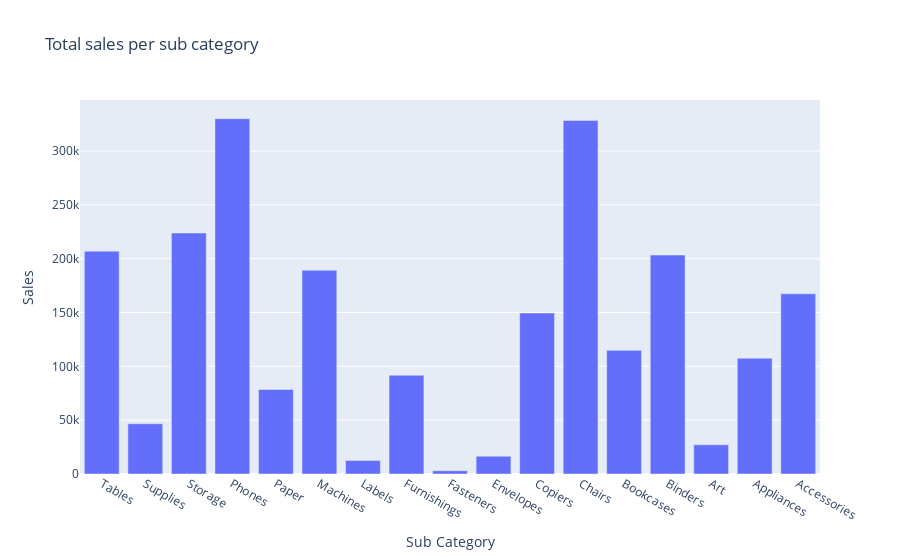

The code cell stored with this chart in its notebook:
### Code cell
fig1 = px.bar(total_sales,
            x='Sub-Category',
            y='Sales',
            labels={'Sub-Category': 'Sub Category'},
             title='Total sales per sub category ')

fig1

### Figure 1 — Plotly figure (JSON) as saved in the notebook; plotly's stock layout.template omitted (floating-point values rounded to 4 significant figures)
{"data": [{"alignmentgroup": "True", "hovertemplate": "Sub Category=%{x}<br>Sales=%{y}<extra></extra>", "legendgroup": "", "marker": {"color": "#636efa", "pattern": {"shape": ""}}, "name": "", "offsetgroup": "", "orientation": "v", "showlegend": false, "textposition": "auto", "type": "bar", "x": ["Tables", "Supplies", "Storage", "Phones", "Paper", "Machines", "Labels", "Furnishings", "Fasteners", "Envelopes", "Copiers", "Chairs", "Bookcases", "Binders", "Art", "Appliances", "Accessories"], "xaxis": "x", "y": [207000.0, 46670.0, 223800.0, 330000.0, 78480.0, 189200.0, 12490.0, 91710.0, 3024.0, 16480.0, 149500.0, 328400.0, 114900.0, 203400.0, 27120.0, 107500.0, 167400.0], "yaxis": "y"}], "layout": {"barmode": "relative", "legend": {"tracegroupgap": 0}, "title": {"text": "Total sales per sub category "}, "xaxis": {"anchor": "y", "domain": [0, 1], "title": {"text": "Sub Category"}}, "yaxis": {"anchor": "x", "domain": [0, 1], "title": {"text": "Sales"}}}}
